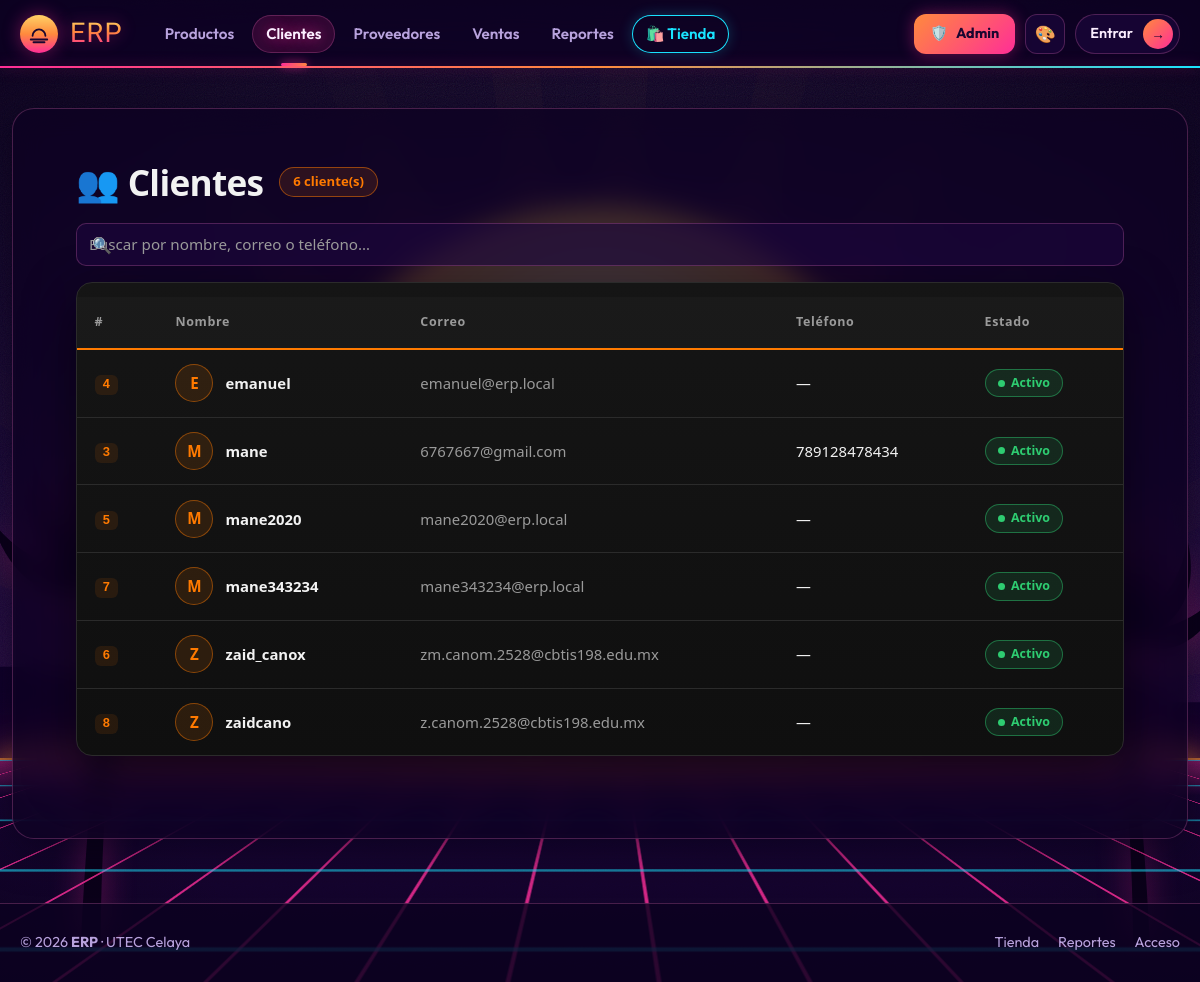
/clientes/, run on the app's committed database.
### clientes/models.py (models this page shows, shortened)
class Cliente(models.Model):
    nombre   = models.CharField(
        max_length=150, verbose_name='Nombre'
    )
    correo   = models.EmailField(
        unique=True, verbose_name='Correo electrónico'
    )
    telefono = models.CharField(
        max_length=20, blank=True, verbose_name='Teléfono'
    )
    activo   = models.BooleanField(
        default=True, verbose_name='Activo'
    )
    creado   = models.DateTimeField(
        auto_now_add=True, verbose_name='Fecha de registro'
    )
    class Meta:
        verbose_name        = 'Cliente'
        verbose_name_plural = 'Clientes'
        ordering            = ['nombre']

### clientes/views.py (the view)
# urls.py: path('', views.ClienteListView.as_view(), name='lista'),
class ClienteListView(ListView):
    model               = Cliente
    template_name       = 'clientes/lista.html'
    context_object_name = 'clientes'
    paginate_by         = 20
    def get_queryset(self):
        return Cliente.objects.filter(activo=True).order_by('nombre')

### clientes/templates/clientes/lista.html (shortened to what this page needs)
{% extends "base.html" %}
{% block nav_clientes %}active{% endblock %}
{% block content %}
<div class="cli-page">
    <div class="cabecera erp-page-title">
        <h2>👥 Clientes</h2>
        <span class="contador">{{ page_obj.paginator.count }} cliente(s)</span>
    </div>
    {% if clientes %}
    <div class="buscador">
        <span class="lupa">🔍</span>
        <input type="search" id="buscar-cliente"
               placeholder="Buscar por nombre, correo o teléfono…"
               aria-label="Buscar clientes">
    </div>
    <div class="tabla-wrap">
        <table class="erp-table">
            <thead>
                <tr>
                    <th>#</th><th>Nombre</th><th>Correo</th>
                    <th>Teléfono</th><th>Estado</th>
                </tr>
            </thead>
            <tbody id="cuerpo-clientes">
                {% for c in clientes %}
                <tr>
                    <td><code>{{ c.pk }}</code></td>
                    <td>
                        <div class="persona">
                            <span class="avatar">{{ c.nombre|slice:":1"|upper }}</span>
                            <a href="{% url 'clientes:detalle' c.pk %}">{{ c.nombre }}</a>
                        </div>
                    </td>
                    <td class="correo">{{ c.correo }}</td>
                    <td class="telefono">{{ c.telefono|default:"—" }}</td>
                    <td>
                        {% if c.activo %}
                            <span class="badge-erp-active">Activo</span>
                        {% else %}
                            <span class="badge-erp-inactive">Inactivo</span>
                        {% endif %}
                    </td>
                </tr>
                {% endfor %}
            </tbody>
        </table>
    </div>
    {% else %}
    <div class="erp-alert-info">No hay clientes registrados aún.</div>
    {% endif %}
</div>
{% endblock %}

### static/erp_base.css (style rules this page uses)
:root, [data-theme="dark"] { --bg: #0a0a0d; --surface: #15151b; --border: #2a2a33; --text: #e8e8ee; --muted: #9a9aa8; --accent: #f5a524; }
body { background: var(--bg); color: var(--text); font-family: "Inter", system-ui, sans-serif; min-height: 100vh; display: flex; flex-direction: column; }
a { color: var(--accent); }

### static/gta6.css (style rules this page uses)
:root { --mx: 0; --my: 0; --gta-sil: #12002e; --gta-hor: 255, 140, 60; --gta-grid: 255, 46, 151; }
html[data-theme="dark"] { --gx-sky: linear-gradient(180deg, #12002e 0%, #3a0a5c 28%, #a21d72 50%, #ff4d8a 63%, #ff9a3c 72%, #ff9a3c 100%); }
html body::before, html body::after { display: none; }

### templates/base.html (style rules this page uses)
:root, :root[data-palette="vice"] { --gx-bg: #0d0221; --gx-surface: rgba(30,8,62,.62); --gx-surface-2: rgba(255,46,151,.14); --gx-border: rgba(255,120,200,.24); --gx-text: #fbeeff; --gx-muted: #b8a2dd; --gx-accent: #ff2e97; --gx-accent-rgb: 255,46,151; --gx-accent-2: #ff8a3d; --gx-cyan: #19e3ff; --gx-cyan-rgb: 25,227,255; --gx-on-accent: #1a0630; --gx-header-bg: rgba(13,2,33,.84); --gx-glow: rgba(255,46,151,.40); --gx-shadow: 0 10px 40px rgba(5,0,20,.6); --gx-neon: 0 0 14px rgba(255,46,151,.7); --gx-sky: linear-gradient(180deg, #0d0221 0%, #1d0540 55%, #4a0f5c 100%); --gx-grid-opacity: .5; --gx-sun-opacity: .38; --gta-grid: 255,46,151; --brand-1: #ffd166; --brand-2: #ff8a3d; --brand-3: #ff2e97; --sun-1: #ffd166; --sun-2: #ff8a3d; --sun-3: #ff2e97; --m1: #ff2e97; --m2: #ff8a3d; --m3: #ffd166; --m4: #19e3ff; --m5: #b04cff; --m6: #2ee59d; --ok: #2ee59d; --palm: #07010f; --palm-op: .9; --hero-sun-op: .95; }
:root[data-theme="dark"] { color-scheme: dark; }
html { scroll-behavior: smooth; }
body { margin: 0; min-height: 100vh; display: flex; flex-direction: column; font-family: 'Outfit', system-ui, sans-serif; color: var(--gx-text); background: var(--gx-sky); background-attachment: fixed; -webkit-font-smoothing: antialiased; }
body::before { content: ""; position: fixed; left: -20%; right: -20%; bottom: 0; height: 48vh; z-index: -1; pointer-events: none; background: linear-gradient(to right, rgba(var(--gx-accent-rgb),.55) 1px, transparent 1px) 0 0 / 64px 100%, linear-gradient(to bottom, rgba(var(--gx-cyan-rgb),.40) 1px, transparent 1px) 0 0 / 100% 44px; transform: perspective(380px) rotateX(62deg); transform-origin: center bottom; -webkit-mask-image: linear-gradient(to top, #000 15%, transparent 95%); mask-image: linear-gradient(to top, #000 15%, transparent 95%); opacity: var(--gx-grid-opacity); }
body::after { content: ""; position: fixed; left: 50%; bottom: 16vh; width: min(340px, 70vw); aspect-ratio: 1; transform: translateX(-50%); border-radius: 50%; z-index: -1; pointer-events: none; background: linear-gradient(180deg, var(--sun-1) 0%, var(--sun-2) 45%, var(--sun-3) 100%); -webkit-mask-image: linear-gradient(#000 0 52%, transparent 52% 56%, #000 56% 64%, transparent 64% 69%, #000 69% 77%, transparent 77% 83%, #000 83% 91%, transparent 91% 98%, #000 98%); mask-image: linear-gradient(#000 0 52%, transparent 52% 56%, #000 56% 64%, transparent 64% 69%, #000 69% 77%, transparent 77% 83%, #000 83% 91%, transparent 91% 98%, #000 98%); opacity: var(--gx-sun-opacity); }
:where(.gx-main) h2, :where(.gx-main) h3 { font-weight: 700; }
:where(.gx-main) a { color: var(--gx-cyan); text-decoration: none; }
:where(.gx-main) table { width: 100%; border-collapse: collapse; margin-top: 14px; }
:where(.gx-main) th { text-align: left; padding: 12px 14px; font-weight: 700; color: var(--gx-accent-2); border-bottom: 2px solid var(--gx-accent); }
:where(.gx-main) td { padding: 12px 14px; border-bottom: 1px solid var(--gx-border); }
:where(.gx-main) input:not([type=checkbox]):not([type=radio]):not([type=submit]), :where(.gx-main) select, :where(.gx-main) textarea, .gx-main .form-control, .gx-main .form-select { background-color: var(--gx-surface); color: var(--gx-text); border: 1px solid var(--gx-border); border-radius: 10px; padding: 9px 12px; }

### data on the page
Cliente: pk "4", nombre "E", nombre "emanuel", correo "emanuel@erp.local", telefono "—", activo "Activo"
Cliente: pk "3", nombre "M", nombre "mane", correo "6767667@gmail.com", telefono "789128478434", activo "Activo"
Cliente: pk "5", nombre "M", nombre "mane2020", correo "mane2020@erp.local", telefono "—", activo "Activo"
Cliente: pk "7", nombre "M", nombre "mane343234", correo "mane343234@erp.local", telefono "—", activo "Activo"
Cliente: pk "6", nombre "Z", nombre "zaid_canox", correo "zm.canom.2528@cbtis198.edu.mx", telefono "—", activo "Activo"
Cliente: pk "8", nombre "Z", nombre "zaidcano", correo "z.canom.2528@cbtis198.edu.mx", telefono "—", activo "Activo"

### other printed values
{{ page_obj.paginator.count }} "6"
